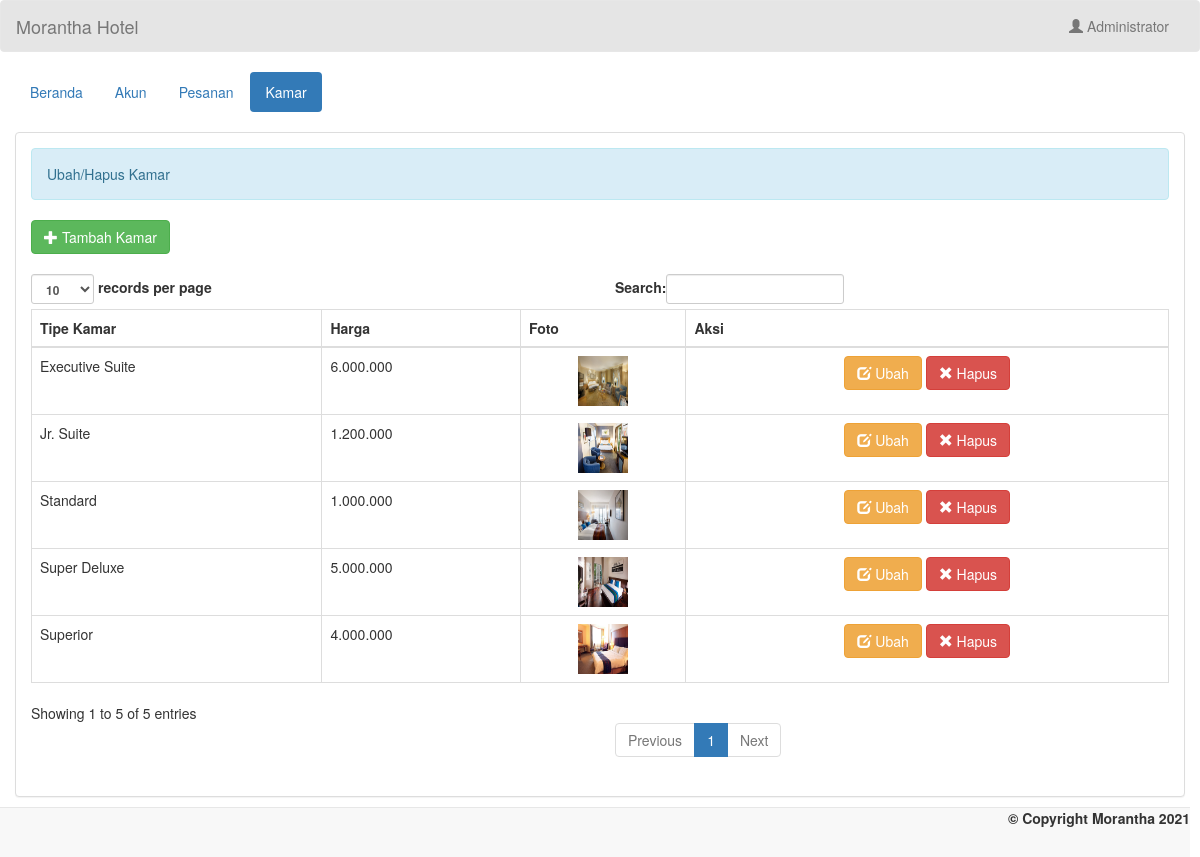
/admin/kamar.php (signed in), run on the app's committed database.
### tables this page shows
CREATE TABLE `room` (
  `room_id` int(11) NOT NULL,
  `tipe_kamar` varchar(50) NOT NULL,
  `harga` varchar(11) NOT NULL,
  `foto` varchar(100) NOT NULL
);

### admin/nama_admin.php (called while the page is built, shortened)
<?php
	require 'connect.php';
	$query = $conn->query("SELECT * FROM `admin` WHERE `admin_id` = '$_SESSION[admin_id]'") or die(mysqli_error());
	$fetch = $query->fetch_array();
	$name = $fetch['nama'];
?>

### admin/kamar.php (the view, shortened to what this page needs)
<!DOCTYPE html>
<?php
	require 'nama_admin.php';
?>
<html lang = "en">
	<head>
		<link rel = "stylesheet" type = "text/css" href = "../css/bootstrap.css " />
		<link rel = "stylesheet" type = "text/css" href = "../css/style.css" />
	</head>
<body>
	<nav style = "background-color:rgba(0, 0, 0, 0.1);" class = "navbar navbar-default">
		<div  class = "container-fluid">
			<div class = "navbar-header">
				<a class = "navbar-brand" >Morantha Hotel</a>
			</div>
			<ul class = "nav navbar-nav pull-right ">
				<li class = "dropdown">
					<a class="dropdown-toggle" data-toggle="dropdown" role="button" aria-haspopup="true" aria-expanded="false"><i class = "glyphicon glyphicon-user"></i> <?php echo $name;?></a>
				</li>
			</ul>
		</div>
	</nav>
	<div class = "container-fluid">
		<ul class = "nav nav-pills">
			<li><a href = "beranda.php">Beranda</a></li>
			<li><a href = "akun.php">Akun</a></li>
			<li><a href = "pesanan.php">Pesanan</a></li>
			<li class="active"><a href = "kamar.php">Kamar</a></li>
		</ul>
	</div>
	<br />
	<div class = "container-fluid">
		<div class = "panel panel-default">
			<div class = "panel-body">
				<div class = "alert alert-info">Ubah/Hapus Kamar</div>
				<a class = "btn btn-success" href = "kamar_tambah_kamar.php"><i class = "glyphicon glyphicon-plus"></i> Tambah Kamar</a>
				<br />
				<br />
				<table id = "table" class = "table table-bordered">
					<thead>
						<tr>
							<th>Tipe Kamar</th>
							<th>Harga</th>
							<th>Foto</th>
							<th>Aksi</th>
						</tr>
					</thead>
					<tbody>
					<?php
						$query = $conn->query("SELECT * FROM `room`") or die(mysqli_error());
						while($fetch = $query->fetch_array()){
					?>
						<tr>
							<td><?php echo $fetch['tipe_kamar']?></td>
							<td><?php echo number_format($fetch['harga'], 0, ",", ".")?></td>
							<td><center><img src = "../photo/<?php echo $fetch['foto']?>" height = "50" width = "50"/></center></td>
							<td><center><a class = "btn btn-warning" href = "kamar_ubah_kamar.php?room_id=<?php echo $fetch['room_id']?>"><i class = "glyphicon glyphicon-edit"></i> Ubah</a> <a class = "btn btn-danger" onclick = "confirmationDelete(this); return false;" href = "kamar_hapus_kamar.php?room_id=<?php echo $fetch['room_id']?>"><i class = "glyphicon glyphicon-remove"></i> Hapus</a></center></td>
						</tr>
					<?php
						}
					?>
					</tbody>
				</table>
			</div>
		</div>
	</div>
	<br />
	<br />
	<div style = "text-align:right; margin-right:10px;" class = "navbar navbar-default navbar-fixed-bottom">
		<label>&copy; Copyright Morantha 2021 </label>
	</div>
</body>
</html>

### data on the page
room: tipe_kamar "Standard", harga "1.000.000", foto (picture)
room: tipe_kamar "Superior", harga "4.000.000", foto (picture)
room: tipe_kamar "Super Deluxe", harga "5.000.000", foto (picture)
room: tipe_kamar "Jr. Suite", harga "1.200.000", foto (picture)
room: tipe_kamar "Executive Suite", harga "6.000.000", foto (picture)

### other printed values
$name "Administrator"
